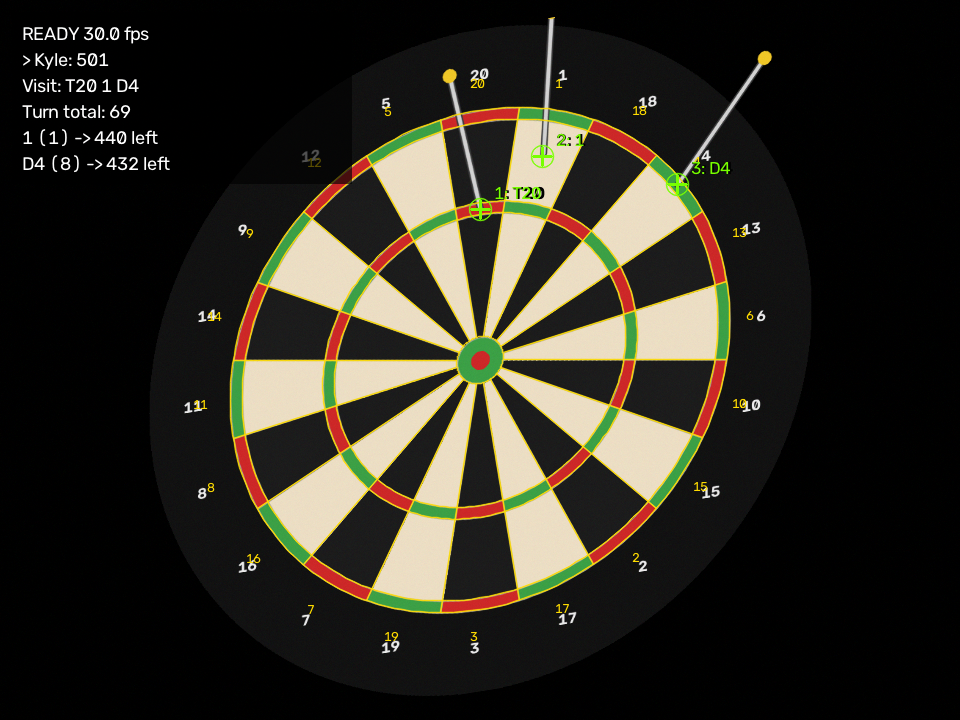
#> input picture example_overlay.png, 960 x 720 px
$ python -i calibration.py   (imports and definitions only)
#> lines starting #> are read from the running program, lines starting #| are printed output that depends on the picture; after the words box and inside, x2 and y2 are one past the last pixel; in counts of white or black regions, pixels touching at a corner belong together
#> further down, picture is the input picture: shape (720, 960, 3); mean B, G, R 33.4, 42.6, 45.6
"""Mapping between camera pixels and the board plane.

A dartboard is a flat disc, so a single homography is enough to undo the
perspective of any camera pose - no lens-independent 3D calibration needed.
The user marks four known landmarks (the outer edge of the double ring at the
centre of beds 20, 6, 3 and 11) and we solve for that homography.
"""

from __future__ import annotations

import json
from dataclasses import dataclass, field
from pathlib import Path

import cv2
import numpy as np

from . import geometry as geo

# Canonical top-down view of the board used for display and for the mm mapping.
PX_PER_MM = 2.0
CANON_SIZE = int(round(2 * geo.R_BOARD * PX_PER_MM))          # 902 px
CANON_CENTRE = (CANON_SIZE / 2.0, CANON_SIZE / 2.0)

# The landmarks the operator is asked to click, in order.
REFERENCE_POINTS: tuple[tuple[str, float, float], ...] = (
    ("outer edge of DOUBLE 20  (top)", geo.R_DOUBLE_OUT, 90.0),
    ("outer edge of DOUBLE 6   (right)", geo.R_DOUBLE_OUT, 0.0),
    ("outer edge of DOUBLE 3   (bottom)", geo.R_DOUBLE_OUT, 270.0),
    ("outer edge of DOUBLE 11  (left)", geo.R_DOUBLE_OUT, 180.0),
    ("centre of the BULL  (optional, improves accuracy)", 0.0, 0.0),
)


# The same mm -> canonical mapping as board_to_canon, as a matrix, so it can be
# composed with a homography. See Calibration.board_matrix.
A_BOARD_TO_CANON = np.array([
    [PX_PER_MM, 0.0, CANON_CENTRE[0]],
    [0.0, PX_PER_MM, CANON_CENTRE[1]],
    [0.0, 0.0, 1.0],
], dtype=np.float64)


def board_to_canon(x_mm: float, y_mm: float) -> tuple[float, float]:
    return CANON_CENTRE[0] + x_mm * PX_PER_MM, CANON_CENTRE[1] + y_mm * PX_PER_MM


def canon_to_board(px: float, py: float) -> tuple[float, float]:
    return (px - CANON_CENTRE[0]) / PX_PER_MM, (py - CANON_CENTRE[1]) / PX_PER_MM


# [5 lines left out: function reference_canon_points, not called in this run]


@dataclass
class Calibration:
    """Image <-> board-plane transform."""

    H: np.ndarray                       # image px -> canonical px
    image_points: list[list[float]] = field(default_factory=list)
    frame_size: tuple[int, int] | None = None

    # [27 lines left out: functions H_inv, from_points, not called in this run]

    # -- transforms --------------------------------------------------------
    def to_canon(self, pts) -> np.ndarray:
        pts = np.asarray(pts, dtype=np.float32).reshape(-1, 1, 2)
        return cv2.perspectiveTransform(pts, self.H).reshape(-1, 2)

    def to_image(self, pts) -> np.ndarray:
        pts = np.asarray(pts, dtype=np.float32).reshape(-1, 1, 2)
        return cv2.perspectiveTransform(pts, self.H_inv).reshape(-1, 2)

    def to_board_mm(self, pt) -> tuple[float, float]:
        cx, cy = self.to_canon([pt])[0]
        return canon_to_board(cx, cy)

    # [4 lines left out: function board_mm_to_image, not called in this run]

    def score(self, image_point) -> geo.Score:
        x, y = self.to_board_mm(image_point)
        return geo.score_at(x, y)

    # -- lines on the board plane -----------------------------------------
    # [57 lines left out: functions board_matrix, image_line_to_board, for_frame_size, not called in this run]

    def warp(self, frame) -> np.ndarray:
        """Rectify a camera frame into the canonical top-down board view."""
        return cv2.warpPerspective(frame, self.H, (CANON_SIZE, CANON_SIZE))

    # -- persistence -------------------------------------------------------
    # [110 lines left out: functions save, load, measure_pose, tip_mode_for_bearing, normalise_line, not called in this run]


def line_through(p, q) -> np.ndarray:
    """Normalised homogeneous line through two 2D points."""
    return normalise_line(np.cross([p[0], p[1], 1.0], [q[0], q[1], 1.0]))


# [9 lines left out: function line_from_point_direction, not called in this run]


def fit_board_ellipse(frame) -> tuple | None:
    """Best-effort automatic outline of the board.

    Finds the red+green ring pixels (doubles and trebles are the only strongly
    saturated colours on a board) and fits an ellipse to their outer hull.
    Used only to pre-place the calibration markers - the operator still decides
    where bed 20 is, because the red/green pattern repeats every 36 degrees and
    cannot resolve rotation on its own.
    """
    hsv = cv2.cvtColor(frame, cv2.COLOR_BGR2HSV)
#> hsv: shape (720, 960, 3); mean H, S, V 48.9, 97.5, 48.4
    red = cv2.inRange(hsv, (0, 90, 60), (10, 255, 255)) | \
          cv2.inRange(hsv, (170, 90, 60), (180, 255, 255))
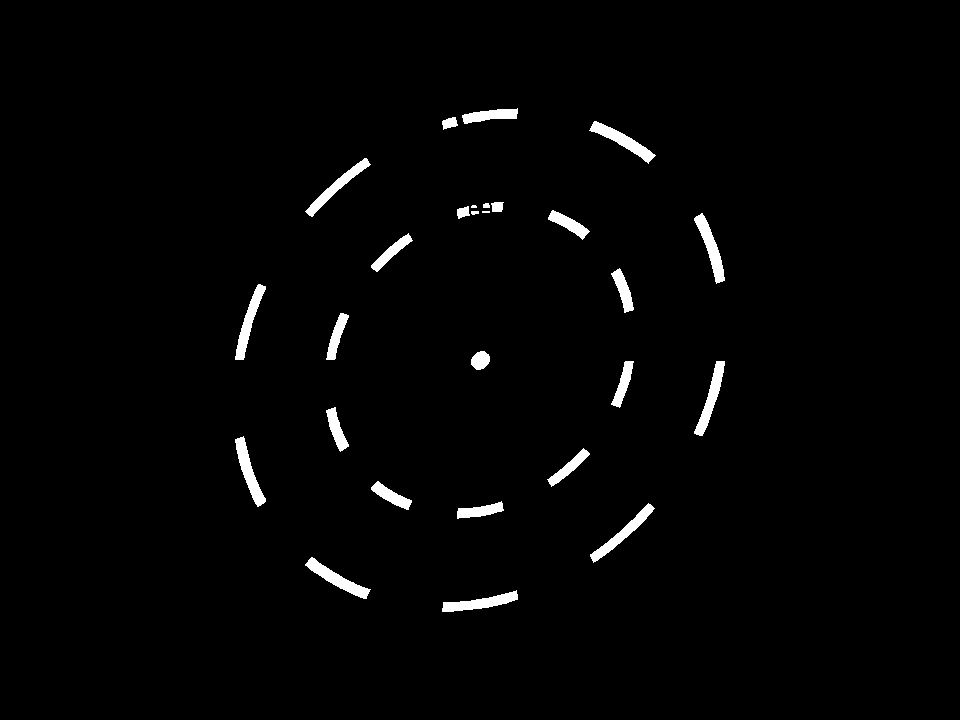
#> red: shape (720, 960); 1.7% white; 27 white regions (2 under 20 px), largest, box (x1, y1, x2, y2) and area: (589, 121, 656, 164) 768, (305, 557, 371, 599) 767, (694, 213, 725, 284) 755
    green = cv2.inRange(hsv, (35, 60, 40), (90, 255, 255))
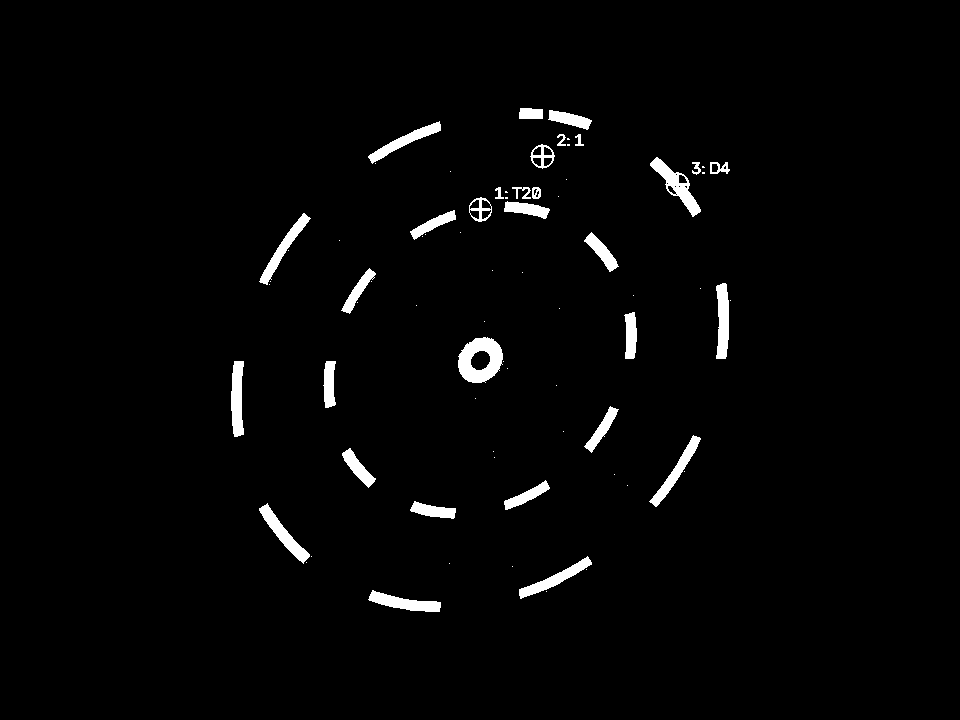
#> green: shape (720, 960); 2.2% white; 74 white regions (43 under 20 px), largest, box (x1, y1, x2, y2) and area: (458, 337, 503, 383) 1314, (650, 157, 701, 217) 888, (716, 283, 729, 359) 797
    mask = cv2.morphologyEx(red | green, cv2.MORPH_CLOSE, np.ones((9, 9), np.uint8))
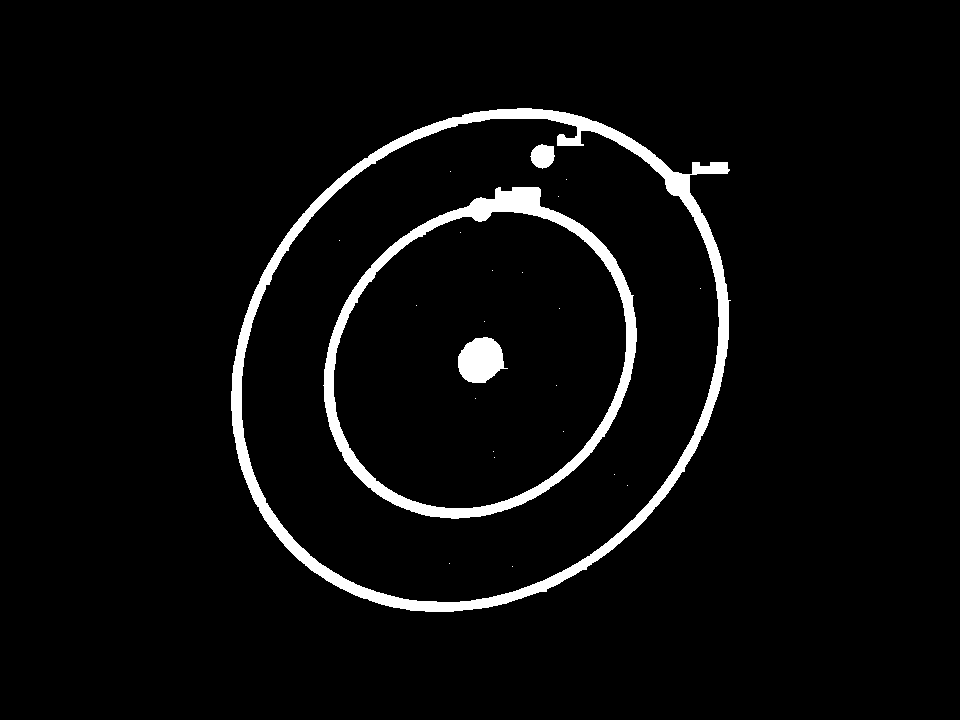
#> mask: shape (720, 960); 4.2% white; 24 white regions (20 under 20 px)

    contours, _ = cv2.findContours(mask, cv2.RETR_EXTERNAL, cv2.CHAIN_APPROX_SIMPLE)
#> contours = 1 contour; box (x1, y1, x2, y2) and area: (231, 108, 731, 612) 194253
    pts = [c for c in contours if cv2.contourArea(c) > 200]
#> pts has the same summary as contours
    if not pts:
        return None
    hull = cv2.convexHull(np.vstack(pts))
#> hull = contour of 95 points, box (x1, y1, x2, y2) (231, 108, 731, 612), area 198878
    if len(hull) < 5:
        return None
    return cv2.fitEllipse(hull)


# [9 lines left out: function ellipse_reference_guess, not called in this run]

>>> import cv2
>>> picture = cv2.imread('../example_overlay.png')
>>> result = fit_board_ellipse(picture)
#> result = ((484.1, 355.7), (455.8, 555.9), 44.92)

$ run again, on board.png
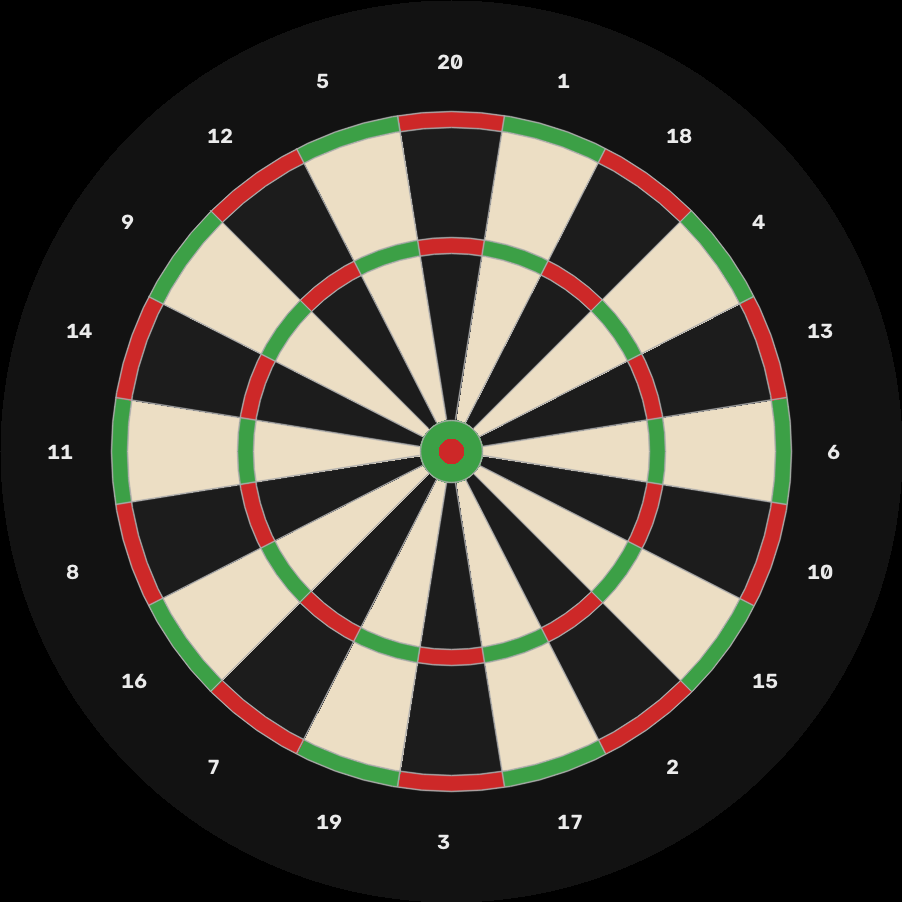
#> input picture board.png, 902 x 902 px
#> picture is the input picture: shape (902, 902, 3); mean B, G, R 54.6, 62.3, 66.6
#> hsv: shape (902, 902, 3); mean H, S, V 6, 19.4, 69.9
#> in fit_board_ellipse, `red = cv2.inRange(hsv, (0, 90, 60), (10, 255, 255)) | \ cv2.inRange(hs..`:
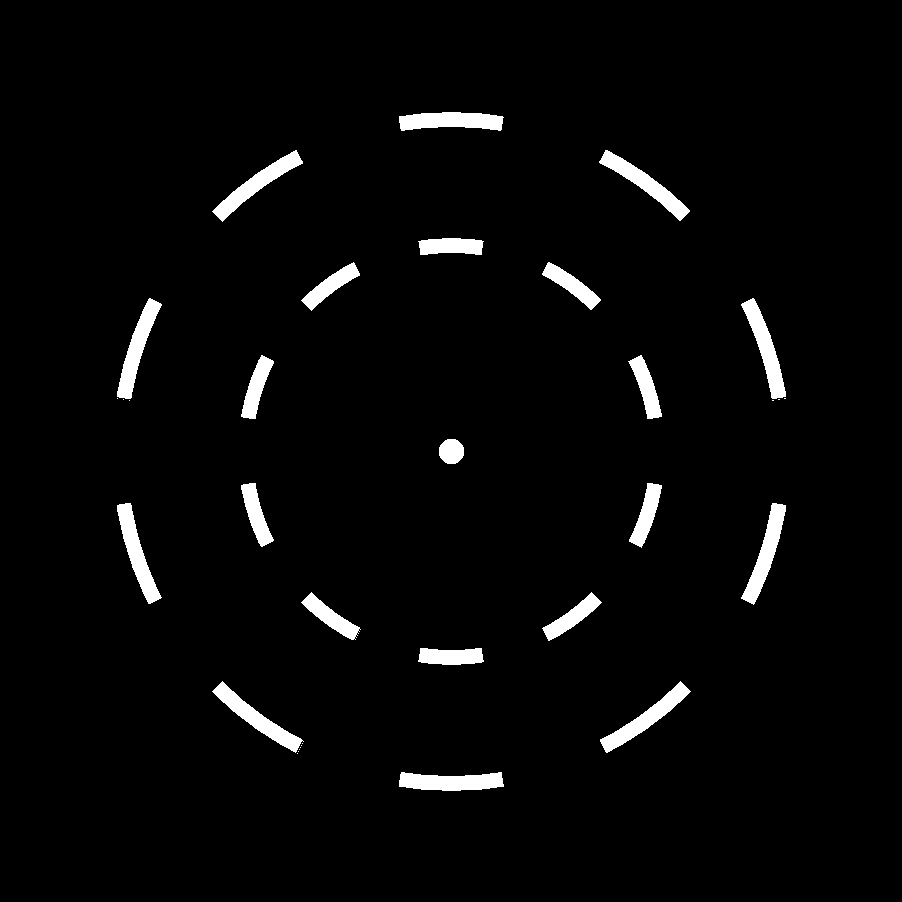
#> red: shape (902, 902); 3.1% white; 33 white regions (12 under 20 px), largest, box (x1, y1, x2, y2) and area: (399, 772, 504, 791) 1537, (600, 681, 691, 753) 1536, (399, 112, 504, 131) 1533
#> green: shape (902, 902); 3.4% white; 43 white regions (22 under 20 px), largest, box (x1, y1, x2, y2) and area: (420, 420, 483, 483) 2446, (150, 599, 222, 691) 1543, (772, 398, 791, 504) 1538
#> in fit_board_ellipse, `mask = cv2.morphologyEx(red | green, cv2.MORPH_CLOSE, np.ones((9, 9), ..`:
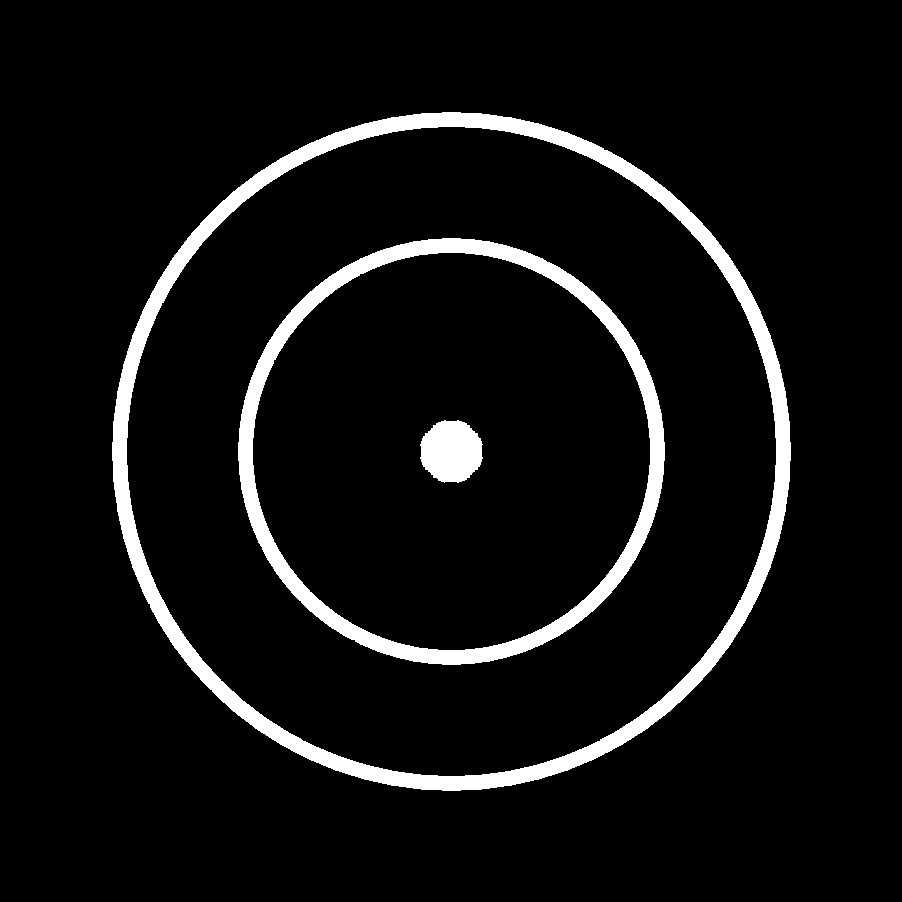
#> mask: shape (902, 902); 6.5% white; 3 white regions
#> contours = 1 contour; box (x1, y1, x2, y2) and area: (112, 112, 791, 791) 360525
#> pts has the same summary as contours
#> hull = contour of 129 points, box (x1, y1, x2, y2) (112, 112, 791, 791), area 361302
#> result = ((451, 451), (678.5, 678.5), 172.3)
